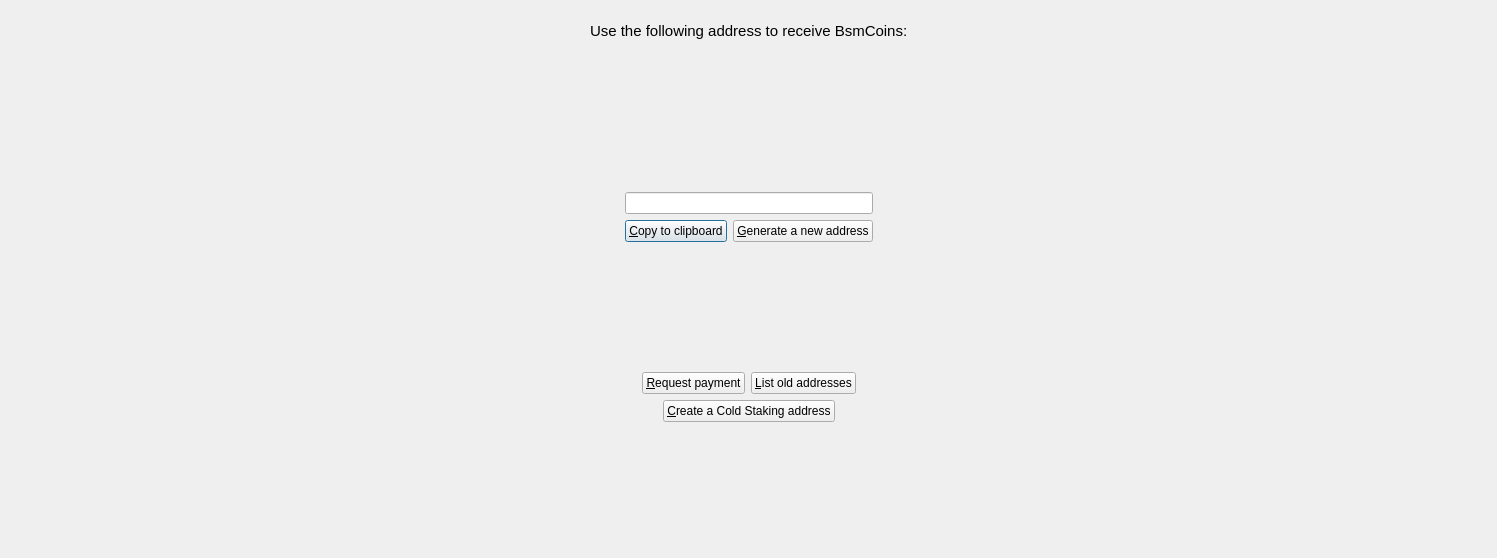
<?xml version="1.0" encoding="UTF-8"?>
<ui version="4.0">
 <class>getAddressToReceive</class>
 <widget class="QWidget" name="getAddressToReceive">
  <property name="windowModality">
   <enum>Qt::NonModal</enum>
  </property>
  <property name="geometry">
   <rect>
    <x>0</x>
    <y>0</y>
    <width>1497</width>
    <height>558</height>
   </rect>
  </property>
  <property name="sizePolicy">
   <sizepolicy hsizetype="MinimumExpanding" vsizetype="MinimumExpanding">
    <horstretch>0</horstretch>
    <verstretch>0</verstretch>
   </sizepolicy>
  </property>
  <property name="windowTitle">
   <string>Form</string>
  </property>
  <layout class="QGridLayout" name="gridLayout">
   <item row="0" column="0">
    <layout class="QVBoxLayout" name="verticalLayout">
     <property name="sizeConstraint">
      <enum>QLayout::SetNoConstraint</enum>
     </property>
     <item>
      <spacer name="verticalSpacer">
       <property name="orientation">
        <enum>Qt::Vertical</enum>
       </property>
       <property name="sizeType">
        <enum>QSizePolicy::Maximum</enum>
       </property>
       <property name="sizeHint" stdset="0">
        <size>
         <width>20</width>
         <height>10</height>
        </size>
       </property>
      </spacer>
     </item>
     <item>
      <layout class="QHBoxLayout" name="horizontalLayout">
       <item>
        <spacer name="horizontalSpacer">
         <property name="orientation">
          <enum>Qt::Horizontal</enum>
         </property>
         <property name="sizeHint" stdset="0">
          <size>
           <width>40</width>
           <height>20</height>
          </size>
         </property>
        </spacer>
       </item>
       <item>
        <widget class="QLabel" name="label">
         <property name="font">
          <font>
           <pointsize>11</pointsize>
          </font>
         </property>
         <property name="text">
          <string>Use the following address to receive BsmCoins:</string>
         </property>
        </widget>
       </item>
       <item>
        <spacer name="horizontalSpacer_2">
         <property name="orientation">
          <enum>Qt::Horizontal</enum>
         </property>
         <property name="sizeHint" stdset="0">
          <size>
           <width>40</width>
           <height>20</height>
          </size>
         </property>
        </spacer>
       </item>
      </layout>
     </item>
     <item>
      <spacer name="verticalSpacer_2">
       <property name="orientation">
        <enum>Qt::Vertical</enum>
       </property>
       <property name="sizeHint" stdset="0">
        <size>
         <width>20</width>
         <height>10</height>
        </size>
       </property>
      </spacer>
     </item>
     <item>
      <layout class="QHBoxLayout" name="horizontalLayout_8">
       <item>
        <spacer name="horizontalSpacer_4">
         <property name="orientation">
          <enum>Qt::Horizontal</enum>
         </property>
         <property name="sizeHint" stdset="0">
          <size>
           <width>40</width>
           <height>20</height>
          </size>
         </property>
        </spacer>
       </item>
       <item>
        <layout class="QHBoxLayout" name="horizontalLayout_2">
         <item>
          <spacer name="horizontalSpacer_16">
           <property name="orientation">
            <enum>Qt::Horizontal</enum>
           </property>
           <property name="sizeHint" stdset="0">
            <size>
             <width>40</width>
             <height>20</height>
            </size>
           </property>
          </spacer>
         </item>
         <item>
          <layout class="QVBoxLayout" name="verticalLayout_3">
           <item>
            <widget class="QRImageWidget" name="lblQRCode">
             <property name="toolTip">
              <string>QR Code</string>
             </property>
             <property name="styleSheet">
              <string notr="true"/>
             </property>
             <property name="textFormat">
              <enum>Qt::PlainText</enum>
             </property>
             <property name="alignment">
              <set>Qt::AlignCenter</set>
             </property>
             <property name="wordWrap">
              <bool>true</bool>
             </property>
            </widget>
           </item>
           <item>
            <widget class="QLineEdit" name="lblAddress">
             <property name="readOnly">
              <bool>true</bool>
             </property>
             <property name="alignment">
              <set>Qt::AlignCenter</set>
             </property>
            </widget>
           </item>
           <item>
            <layout class="QHBoxLayout" name="verticalLayout_13">
             <item>
               <widget class="QPushButton" name="copyClipboardButton">
                <property name="text">
                 <string>&amp;Copy to clipboard</string>
                </property>
                <property name="default">
                 <bool>true</bool>
                </property>
               </widget>
              </item>
              <item>
               <widget class="QPushButton" name="newAddressButton">
                <property name="text">
                 <string>&amp;Generate a new address</string>
                </property>
               </widget>
              </item>
            </layout>
           </item>
          </layout>
         </item>
         <item>
          <spacer name="horizontalSpacer_15">
           <property name="orientation">
            <enum>Qt::Horizontal</enum>
           </property>
           <property name="sizeHint" stdset="0">
            <size>
             <width>40</width>
             <height>20</height>
            </size>
           </property>
          </spacer>
         </item>
        </layout>
       </item>
       <item>
        <spacer name="horizontalSpacer_3">
         <property name="orientation">
          <enum>Qt::Horizontal</enum>
         </property>
         <property name="sizeHint" stdset="0">
          <size>
           <width>40</width>
           <height>20</height>
          </size>
         </property>
        </spacer>
       </item>
      </layout>
     </item>
     <item>
      <spacer name="verticalSpacer_3">
       <property name="orientation">
        <enum>Qt::Vertical</enum>
       </property>
       <property name="sizeHint" stdset="0">
        <size>
         <width>20</width>
         <height>20</height>
        </size>
       </property>
      </spacer>
     </item>
     <item>
      <layout class="QHBoxLayout" name="horizontalLayout_7">
       <item>
        <spacer name="horizontalSpacer_13">
         <property name="orientation">
          <enum>Qt::Horizontal</enum>
         </property>
         <property name="sizeHint" stdset="0">
          <size>
           <width>40</width>
           <height>20</height>
          </size>
         </property>
        </spacer>
       </item>
       <item>
        <widget class="QPushButton" name="requestPaymentButton">
         <property name="text">
          <string>&amp;Request payment</string>
         </property>
        </widget>
       </item>
       <item>
        <widget class="QPushButton" name="requestNewAddressButton">
         <property name="text">
          <string>&amp;List old addresses</string>
         </property>
        </widget>
       </item>
       <item>
        <spacer name="horizontalSpacer_14">
         <property name="orientation">
          <enum>Qt::Horizontal</enum>
         </property>
         <property name="sizeHint" stdset="0">
          <size>
           <width>40</width>
           <height>20</height>
          </size>
         </property>
        </spacer>
       </item>
      </layout>
     </item>
     <item>
      <layout class="QHBoxLayout" name="horizontalLayout_3">
       <item>
        <spacer name="horizontalSpacer_5">
         <property name="orientation">
          <enum>Qt::Horizontal</enum>
         </property>
         <property name="sizeHint" stdset="0">
          <size>
           <width>40</width>
           <height>20</height>
          </size>
         </property>
        </spacer>
       </item>
       <item>
        <widget class="QPushButton" name="coldStakingButton">
         <property name="text">
          <string>&amp;Create a Cold Staking address</string>
         </property>
        </widget>
       </item>
       <item>
        <spacer name="horizontalSpacer_6">
         <property name="orientation">
          <enum>Qt::Horizontal</enum>
         </property>
         <property name="sizeHint" stdset="0">
          <size>
           <width>40</width>
           <height>20</height>
          </size>
         </property>
        </spacer>
       </item>
      </layout>
     </item>
     <item>
      <spacer name="verticalSpacer_4">
       <property name="orientation">
        <enum>Qt::Vertical</enum>
       </property>
       <property name="sizeType">
        <enum>QSizePolicy::MinimumExpanding</enum>
       </property>
       <property name="sizeHint" stdset="0">
        <size>
         <width>20</width>
         <height>10</height>
        </size>
       </property>
      </spacer>
     </item>
    </layout>
   </item>
  </layout>
 </widget>
 <customwidgets>
  <customwidget>
   <class>QRImageWidget</class>
   <extends>QLabel</extends>
   <header>receiverequestdialog.h</header>
  </customwidget>
 </customwidgets>
 <resources/>
 <connections/>
</ui>
